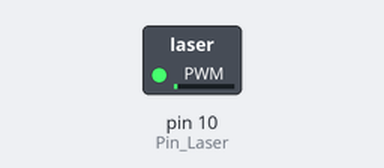
This sketch was run on a simulated Arduino Uno, built with avr-gcc and run on an emulated ATmega328P. On the bench: switched loads named in the sketch (green lamp = pin HIGH).

Above: at 0.05 s.
At 0.95 s:
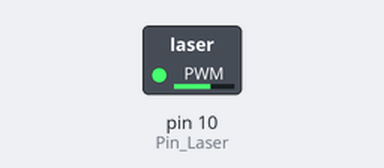
At 1.4 s:
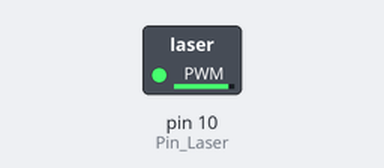
At 2.75 s:
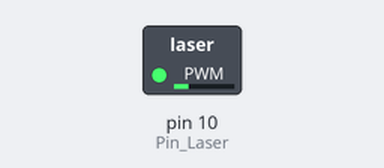
Timing chart, 0 to 7.2 s (numbered marks = the images above):
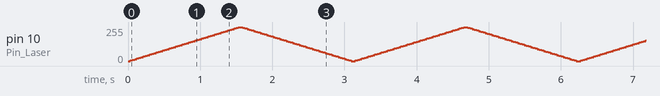

The sketch:

KY_008_Fade.ino
```cpp
/* Sketch testare KY-008 cu Arduino IDE 1.8.3
   by - Mandache Doru

   Materiale necesare testarii:
     - placa de dezvoltare Arduino : UNO, Mega2560, NANO, Pro Mini
     - KY-008
     - cabluri de lagatura

   Conexiuni:
     Pini KY-008          Pini Arduino
       S  ------------------ 10 (sau orice pin digital PWM 3, 5, 6, 9, 10, 11)
       NC ------------------ neconectat
       -  ------------------ GND

   Detalii modul KY-008: https://htecdb.blogspot.com/2019/10/ky-008.html
*/

const int Pin_Laser = 10;

void setup() {
    pinMode (Pin_Laser, OUTPUT);
}

void loop() {
    for (int Valoare_Fade = 0; Valoare_Fade <= 255; Valoare_Fade += 5) {
        analogWrite(Pin_Laser, Valoare_Fade);
        delay(30);
    }
    for (int Valoare_Fade = 255; Valoare_Fade >= 0; Valoare_Fade -= 5) {
        analogWrite(Pin_Laser, Valoare_Fade);
        delay(30);
    }
}
```
